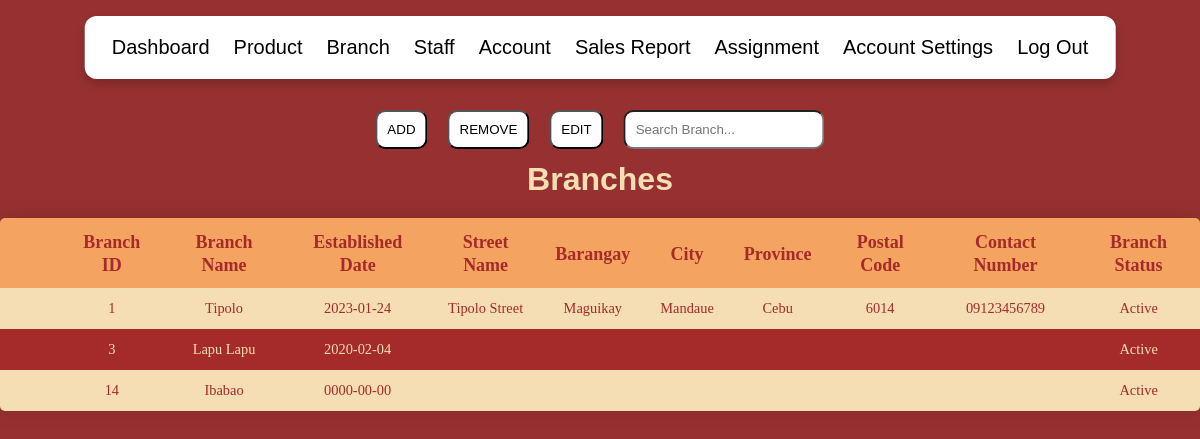
Before: /branch.php with the older database file.
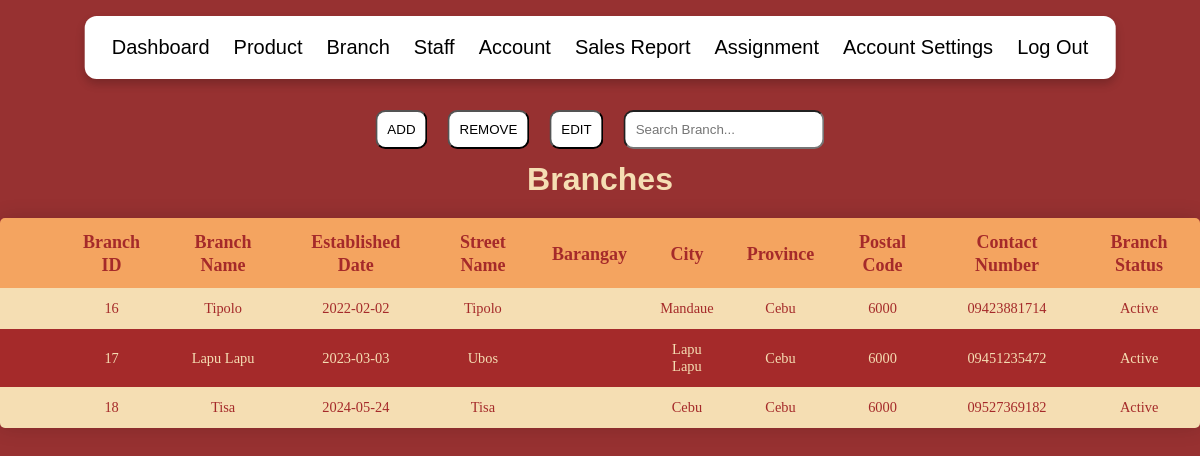
After: the same page with the newer database file.
### tables this page shows
CREATE TABLE `branch` (
  `branch_ID` int(11) NOT NULL,
  `branch_name` varchar(50) NOT NULL,
  `established_date` date DEFAULT NULL,
  `street_name` varchar(50) DEFAULT NULL,
  `barangay` varchar(50) DEFAULT NULL,
  `city` varchar(50) DEFAULT NULL,
  `province` varchar(50) DEFAULT NULL,
  `postal_code` varchar(50) DEFAULT NULL,
  `contact_number` varchar(20) DEFAULT NULL,
  `branch_status` enum('Active','Inactive') DEFAULT 'Active'
);

### branch.php (the view, shortened to what this page needs)
<!DOCTYPE html>
<html>
    <head>
        <link rel="stylesheet" href="scrollbarstyles.css">
        <link rel="stylesheet" href="styles.css">
    </head>
    <body>
        <div class="functionalitybuttons">
            <button onclick="showAdd()">ADD</button>
            <form method="post">
                <button id="remover" name="removeButton" value="branch">REMOVE</button>
            </form>
            <form method="post">
                <button id="editor" name="editButton" value="branch">EDIT</button>
            </form>
            <input onkeyup="filterTable()" id="search" type="text" placeholder="Search Branch...">
        </div>
        <div class="pageheader">
            <h1>Branches</h1>
        </div>
        <?php
            include "navadmin.php";
        ?>
    </body>
</html>
<?php
    $conn = mysqli_connect("localhost","root","","mamaflors");
    if($conn->connect_error){
        die("ERROR". $conn->connect_error);
    }
    else{
        $sql = "SELECT * FROM branch";
        $result = $conn->query($sql);
        $row = $result->fetch_all(MYSQLI_ASSOC);
        if(sizeof($row) > 0){
            echo "
            <table id='table'>
                <tr>
                    <th></th>
                    <th></th>
                    <th><a href='?sort=branch_ID'>Branch ID</a></th>
                    <th><a href='?sort=branch_name'>Branch Name</a></th>
                    <th><a href='?sort=established_date'>Established Date</a></th>
                    <th><a href='?sort=street_name'>Street Name</a></th>
                    <th><a href='?sort=barangay'>Barangay</a></th>
                    <th><a href='?sort=city'>City</a></th>
                    <th><a href='?sort=province'>Province</a></th>
                    <th><a href='?sort=postal_code'>Postal Code</a></th>
                    <th><a href='?sort=contact_number'>Contact Number</a></th>
                    <th><a href='?sort=branch_status'>Branch Status</a></th>
                </tr>";
            for($x = 0; $x < sizeof($row); $x++){
                echo
                    "<tr>
                        <td>
                            <form method='get'>
                                <input type='hidden' value='".($row[$x]['branch_ID'])."' name='edit'>
                                <button class='edit-row' id='edit-row$x' type='submit'>EDIT</button>
                            </form>
                        </td>
                        <td>
                            <form method='get'>
                                <input type='hidden' value='".($row[$x]['branch_ID'])."' name='removeID'>
                                <input type='hidden' value='branch' name='tableName'>
                                <input type='hidden' value='branch_ID' name='columnName'>
                                <button class='remove-row' id='remove-row$x' name='remove'>Remove</button>
                            </form>
                        </td>
                        <td>".$row[$x]['branch_ID']."</td>
                        <td>".$row[$x]['branch_name']."</td>
                        <td>".$row[$x]['established_date']."</td>
                        <td>".$row[$x]['street_name']."</td>
                        <td>".$row[$x]['barangay']."</td>
                        <td>".$row[$x]['city']."</td>
                        <td>".$row[$x]['province']."</td>
                        <td>".$row[$x]['postal_code']."</td>
                        <td>".$row[$x]['contact_number']."</td>
                        <td>".$row[$x]['branch_status']."</td>
                    </tr>";
            }
            echo "</table>";
        }
        else{
            echo "DATABASE EMPTY";
        }
    }
?>

### navadmin.php
<nav>
    <ul>
        <li><a href="dashboard.php">Dashboard</a></li>
        <li><a href="product.php">Product</a></li>
        <li><a href="branch.php">Branch</a></li>
        <li><a href="staff.php">Staff</a></li>
        <li><a href="account.php">Account</a></li>
        <li><a href="salesreport.php">Sales Report</a></li>
        <li><a href="assignment.php">Assignment</a></li>
        <li><a href="editprofile.php">Account Settings</a></li>
        <li><a href="logout.php">Log Out</a></li>
    </ul>
</nav>

### styles.css (style rules this page uses)
body { margin: 0; padding: 0; }
table { border-collapse: separate; border-spacing: 0; margin: 25px 0; font-size: 0.9em; border-radius: 5px; overflow: hidden; box-shadow: 0 0 20px rgba(0, 0, 0, 0.15); font-family: "Poppins"; }
table th { padding: 12px 15px; }
table td { padding: 12px 15px; }
table tbody tr { border-bottom: 1px solid #dddddd; }
table th { background-color: #009879; color: white; font-size: 20px; font-weight: bold; }
tr:nth-child(even) { background-color: #f3f3f3; }
table tbody tr:last-of-type { border-bottom: 2px solid #009879; }
table a { color: white; text-decoration: none; font-weight: bold; font-size: 18px }
:root { --darker: #973131; --dark: #E0A75E; --light: #F9D689; --lighter: #F5E7B2; --input-color: #e0dede; --spacer: 1rem; }
body { margin: 0; padding: 0; display: flex; background-color: var(--darker); font-family: 'Jost', sans-serif; height: 100vh; justify-content: center; align-items: center; }
nav ul { box-sizing: border-box; display: flex; align-items: center; background: #fff; padding: 20px 15px; border-radius: 12px; box-shadow: 0 5px 10px rgba(0, 0, 0, 0.2); top: 0; left: 50%; transform: translate(-50%, 0); position: fixed; z-index: 1; }
nav ul li { list-style: none; padding: 0 12px; white-space: nowrap; }
nav ul li a { position: relative; color: black; font-size: 20px; font-weight: 500; padding: 6px 0; text-decoration: none; }
nav ul li a:before { content: ''; position: absolute; bottom: 0px; left: 50%; transform: translateX(-50%); height: 3px; width: 0%; background: var(--darker); border-radius: 12px; transition: all 0.4s ease; }

Changed rows visible on the page:
removed branch: branch_ID "1", branch_name "Tipolo", established_date "2023-01-24", street_name "Tipolo Street", barangay "Maguikay", city "Mandaue", province "Cebu", postal_code "6014", contact_number "09123456789", branch_status "Active"
removed branch: branch_ID "3", branch_name "Lapu Lapu", established_date "2020-02-04", branch_status "Active"
removed branch: branch_ID "14", branch_name "Ibabao", established_date "0000-00-00", branch_status "Active"
added branch: branch_ID "16", branch_name "Tipolo", established_date "2022-02-02", street_name "Tipolo", city "Mandaue", province "Cebu", postal_code "6000", contact_number "09423881714", branch_status "Active"
added branch: branch_ID "17", branch_name "Lapu Lapu", established_date "2023-03-03", street_name "Ubos", city "Lapu Lapu", province "Cebu", postal_code "6000", contact_number "09451235472", branch_status "Active"
added branch: branch_ID "18", branch_name "Tisa", established_date "2024-05-24", street_name "Tisa", city "Cebu", province "Cebu", postal_code "6000", contact_number "09527369182", branch_status "Active"
